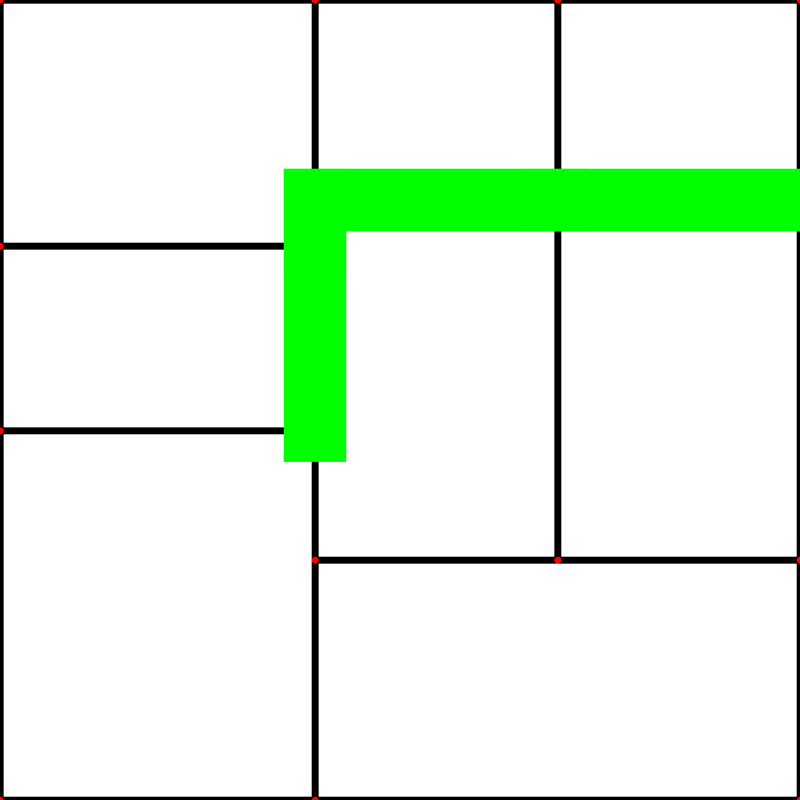
#> input picture backend/corridor.png, 2400 x 2400 px (shown at 1/3 size); its folder holds only this picture in this run
$ python -i drawing_system.py   (imports and definitions only)
#> lines starting #> are read from the running program, lines starting #| are printed output that depends on the picture; after the words box and inside, x2 and y2 are one past the last pixel; in counts of white or black regions, pixels touching at a corner belong together
import squarify
import numpy as np
import matplotlib.pyplot as plt
import networkx as nx
import math
import copy
import heapq
import time
import os
import random
import difflib
import cv2
from shapely.geometry import Polygon, LineString, Point

area_types = {
    'bedroom': 'private',
    'livingroom': 'social',
    'kitchen': 'service',
    'bathroom': 'private',
    'drawingroom': 'social',
    'studyroom': 'private',
    'diningroom': 'social',
    'pantry': 'service',
    'guestroom': 'private',
    'laundryroom': 'service',
    'storeroom': 'service',
    'attic': 'service',
    'homeoffice': 'private',
    'gym': 'private',
    'library': 'private',
    'sunroom': 'social',
    'utilityroom': 'service',
    'workshop': 'service',
    'garage': 'social',
    'cloakroom': 'service',
    'foyer': 'social'
}

room_sizes = {
    'bedroom': {'small': 6, 'medium': 9, 'large': 12},
    'masterbedroom': {'small': 12, 'medium': 12, 'large': 12},
    'livingroom': {'small': 8, 'medium': 12, 'large': 15},
    'kitchen': {'small': 5, 'medium': 8, 'large': 11},
    'bathroom': {'small': 3, 'medium': 5, 'large': 7},
    'drawingroom': {'small': 7, 'medium': 10, 'large': 13},
    'studyroom': {'small': 4, 'medium': 6, 'large': 8},
    'diningroom': {'small': 6, 'medium': 9, 'large': 12},
    'pantry': {'small': 2, 'medium': 4, 'large': 6},
    'guestroom': {'small': 6, 'medium': 9, 'large': 12},
    'garage': {'small':4, 'medium': 6, 'large': 9},
    'laundryroom': {'small': 3, 'medium': 5, 'large': 7},
    'storeroom': {'small': 2, 'medium': 4, 'large': 6},
    'attic': {'small': 3, 'medium': 5, 'large': 7},
    'homeoffice': {'small': 4, 'medium': 6, 'large': 8},
    'gym': {'small': 6, 'medium': 9, 'large': 12},
    'library': {'small': 5, 'medium': 7, 'large': 10},
    'sunroom': {'small': 5, 'medium': 8, 'large': 11},
    'utilityroom': {'small': 3, 'medium': 5, 'large': 7},
    'workshop': {'small': 5, 'medium': 8, 'large': 11},
    'cloakroom': {'small': 2, 'medium': 3, 'large': 4},
    'foyer': {'small': 4, 'medium': 6, 'large': 8}
}
import squarify
import numpy as np
import matplotlib.pyplot as plt
import networkx as nx
import math
import copy
import heapq
import os
import re
import random
import difflib
import cv2
from shapely.geometry import Polygon, LineString, Point

# Function to find the most similar room name if not directly available
def find_closest_room(room_name, valid_room_names):
    closest_match = difflib.get_close_matches(room_name, valid_room_names, n=1, cutoff=0.6)
    return closest_match[0] if closest_match else "storeroom"  # Default to 'storeroom' if no close match

# Generate constraints while preserving mappings with underscores
# [161 lines left out: functions get_constraints_room_mappings, group_rooms, squarify_areas, allocate_rooms, share_edge, build_graph and 3 more, not called in this run]

def normalize_label(label):
    """Removes numerical suffix from room labels for comparison."""
    return label.split("_")[0]

# [97 lines left out: functions get_swappable_rooms, swap_rooms, plot_graph_and_contour, not called in this run]


def euclidean_distance(v1, v2):
    return math.sqrt((v1[0] - v2[0]) ** 2 + (v1[1] - v2[1]) ** 2)

# [374 lines left out: functions shortest_path_to_connect_rooms, remove_outside_edges_and_corners, plot_treemap_absolute, convert_to_absolute, convert_to_graph_with_room_info, plot_graph_new and 4 more, not called in this run]


def get_outside_edges_of_room(edges_dict, room_name):
    return [edge for edge, rooms in edges_dict.items() if len(rooms) == 1 and rooms[0] == room_name]

# [237 lines left out: functions pick_best_outside_edge, create_balcony_from_edge, plot_graph_edges_with_doors, add_balcony_to_room, remove_room, remove_redundant_edges and 1 more, not called in this run]

def get_color_boundary_edges(image_path = "corridor.png"):
    # Load the image
#> called with image_path = 'corridor.png'
    image = cv2.imread(image_path)
#> image is the input picture: shape (2400, 2400, 3); mean B, G, R 226.4, 245.1, 226.5

    # Convert to RGB (OpenCV loads images in BGR format by default)
    image_rgb = cv2.cvtColor(image, cv2.COLOR_BGR2RGB)

    # Define exact green color in RGB
    target_color = np.array([0, 255, 0])  # Pure green

    # Create a mask for the exact green color
    mask = np.all(image_rgb == target_color, axis=-1).astype(np.uint8) * 255  # Convert to binary mask
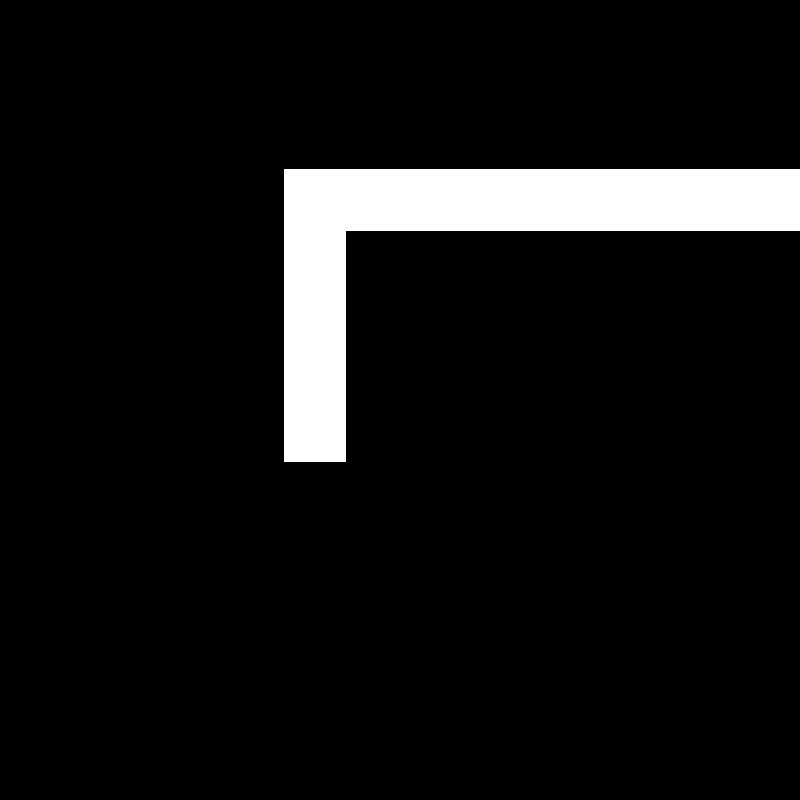
#> mask: shape (2400, 2400) (shown at 1/3 size); 7.2% white; 1 white region, box (x1, y1, x2, y2) and area: (852, 507, 2400, 1385) 416640

    # Find contours
    contours, _ = cv2.findContours(mask, cv2.RETR_EXTERNAL, cv2.CHAIN_APPROX_SIMPLE)
#> contours = 1 item

    # Create a blank image to visualize the edges
    output = np.zeros_like(image)

    # List to store boundary edges (pairs of points)
    boundary_edges = []

    # Process each contour
    for contour in contours:
        # Approximate the contour to reduce points
        epsilon = 0.001 * cv2.arcLength(contour, True)
        approx = cv2.approxPolyDP(contour, epsilon, True)

        # Convert contour points to (x, y) format and store edges
        num_points = len(approx)
        for i in range(num_points):
            v1 = tuple(approx[i][0])  # Current vertex
            v2 = tuple(approx[(i + 1) % num_points][0])  # Next vertex (wrap around to the first)

            boundary_edges.append((v1, v2))  # Store as an edge (vertex pair)

        # Draw the approximated shape
        cv2.drawContours(output, [approx], -1, (0, 255, 0), 2)
#> this loop made 1 pass
#> (epsilon, num_points) on pass 1: (4.85, 6)
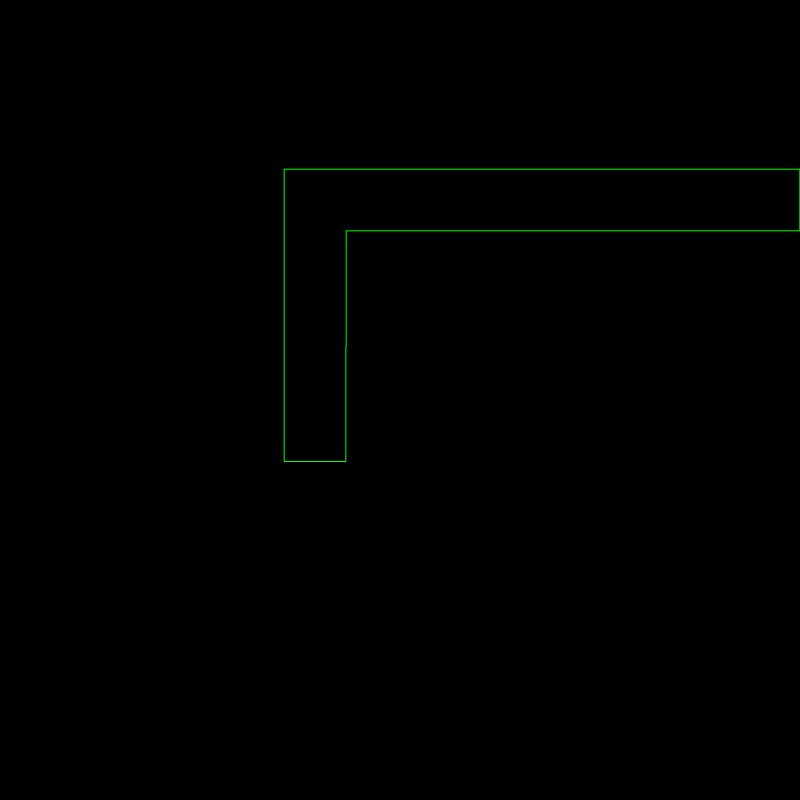
#> output: shape (2400, 2400, 3) (shown at 1/3 size); mean of channels 0, 1, 2 0, 0.6, 0; drawn as B, G, R
#> after the loop, boundary_edges = [((852, 1384), (1037, 1384)), ((1037, 1384), (1038, 692)), ((1038, 692), (2399, 692)), ((2399, 692), (2399, 507)), ((2399, 507), (852, 507)), ((852, 507), (852, 1384))]

    # Display the result
    plt.imshow(cv2.cvtColor(output, cv2.COLOR_BGR2RGB))
    plt.title("Detected Boundary Edges")
    plt.show()  # Show plot without blocking execution
    plt.close()  # Immediately close the plot window

    # Print boundary edges
    print("Detected Boundary Edges (as edges):", boundary_edges)
#| Detected Boundary Edges (as edges): [((852, 1384), (1037, 1384)), ((1037, 1384), (1038, 692)), ((1038, 692), (2399, 692)), ((2399, 692), (2399, 507)), ((2399, 507), (852, 507)), ((852, 507), (852, 1384))]

    return boundary_edges

# [425 lines left out: functions resize_graph_edges, merge_close_values_in_graph, format_corridor_edges, split_edges_at_intersections, remove_duplicate_edges, construct_corridor_polygon and 13 more, not called in this run]

>>> result = get_color_boundary_edges()
#> result has the same summary as boundary_edges in get_color_boundary_edges
